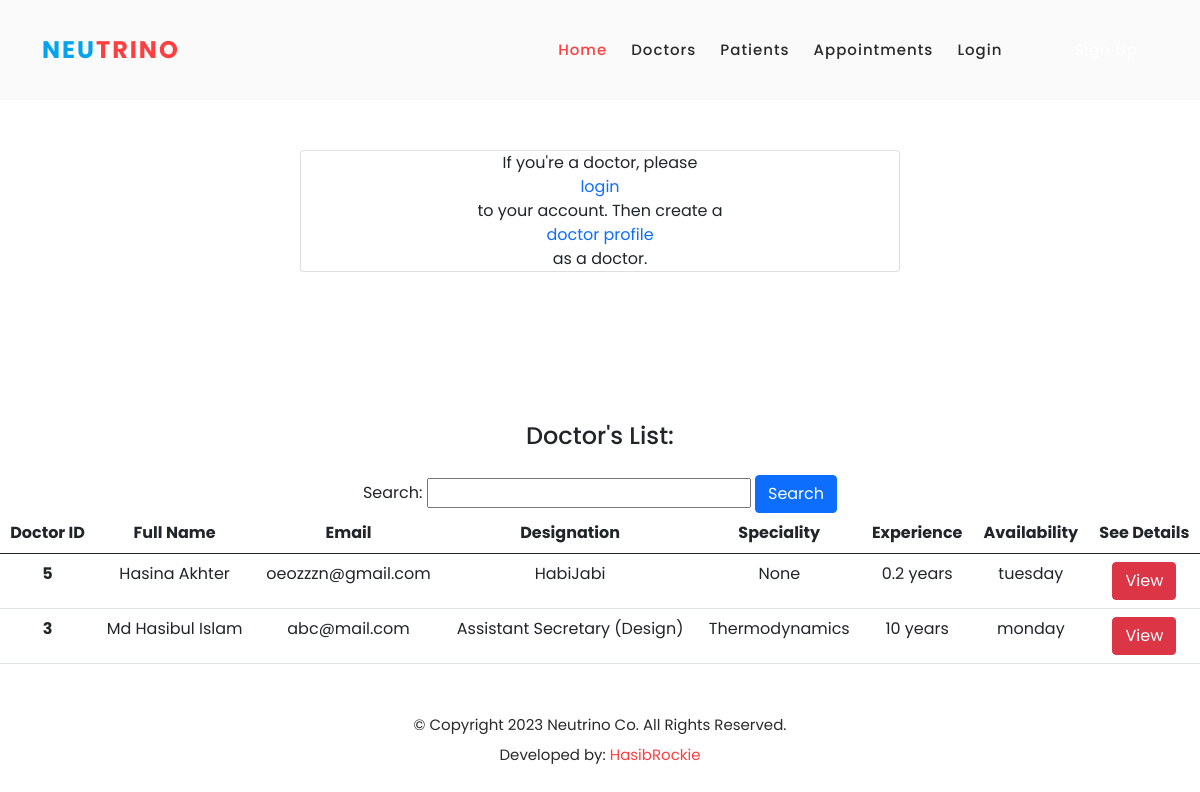
/doctors/, run on an earlier commit of the app's database.
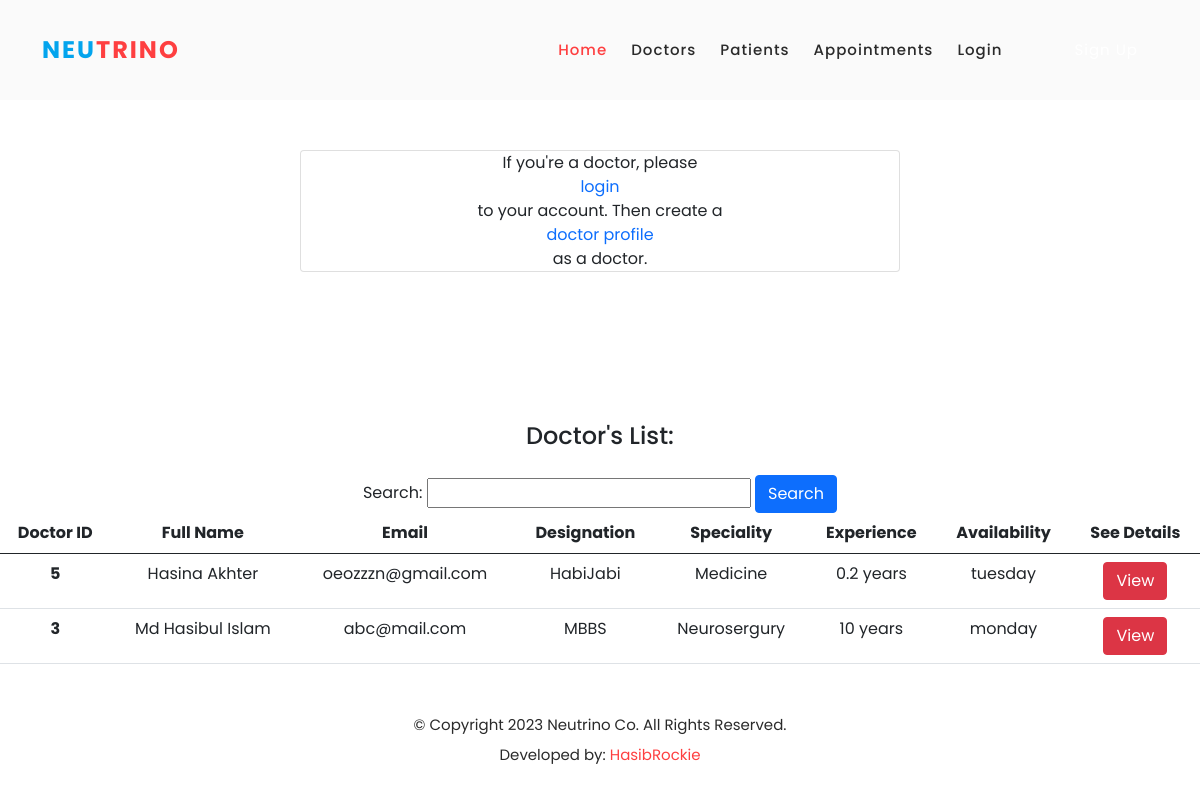
And on a later commit of the database.
### doctors/models.py (models this page shows, shortened)
class DoctorModel(models.Model):
    doctor_id = models.AutoField(primary_key=True)
    account = models.ForeignKey(Account, on_delete=models.CASCADE, related_name='doctor', null=True, blank=True)
    designation = models.CharField(max_length=255)
    speciality = models.CharField(max_length=255)
    experience = models.CharField(max_length=255)
    date_joined = models.DateTimeField(auto_now_add=True)
    APPOINTMENT_DAYS_CHOICES = [
        ('monday', 'Monday'),
        ('tuesday', 'Tuesday'),
        ('wednesday', 'Wednesday'),
        ('thursday', 'Thursday'),
        ('friday', 'Friday'),
        ('saturday', 'Saturday'),
        ('sunday', 'Sunday'),
    ]
    appointment_available_days = models.CharField(max_length=100, choices=APPOINTMENT_DAYS_CHOICES, blank=True, null=True)

### accounts/models.py (models this page shows, shortened)
class Account(AbstractBaseUser):
    first_name      = models.CharField(max_length=50)
    last_name       = models.CharField(max_length=50)
    username        = models.CharField(max_length=50, unique=True)
    email           = models.EmailField(max_length=100, unique=True)
    phone_number    = models.CharField(max_length=50)
    date_joined     = models.DateTimeField(auto_now_add=True)
    last_login      = models.DateTimeField(auto_now=True)
    is_admin        = models.BooleanField(default=False)
    is_staff        = models.BooleanField(default=False)
    is_active       = models.BooleanField(default=False)
    is_superadmin   = models.BooleanField(default=False)
    USERNAME_FIELD = 'email'
    REQUIRED_FIELDS = ['username', 'first_name', 'last_name']
    objects = MyAccountManager()

### doctors/views.py (the view)
# urls.py: path('', views.doctors, name='doctors'),
def doctors(request):
    doctors = DoctorModel.objects.all().order_by('-date_joined')
    is_doctor = False
    search_form = SearchForm()
    if request.user.is_authenticated:
        is_doctor = DoctorModel.objects.filter(account=request.user).exists()
    return render(request, 'doctors/doctors_list.html', {'doctors' : doctors, 'is_doctor': is_doctor, 'search_form': search_form})

### patients/forms.py
class SearchForm(forms.Form):
    keyword = forms.CharField(label='Search', max_length=100)

### doctors/templates/doctors/doctors_list.html (shortened to what this page needs)
{% extends "base.html" %}
{% load static %}
{% block content %}
    {% if not is_doctor %}
    <div class="mx-auto" style="margin-top:150px;width:50%; text-align:center;">
        <div class="card">
            If you're a doctor, please <a href="{% url 'login' %}">login</a> to your account. Then create a <a href="{% url 'doctor_register' %}">doctor profile</a> as a doctor.
        </div>
    </div>
    {% endif %}
    <div class="doctor-list" style="margin-top:150px; text-align:center;">
        <h4  style="text-align:center;">Doctor's List:</h4> <br>
        <div class="w-100 text-center">
          <form action="search" method="get">
              {{search_form}}
              <button type="submit" class="btn btn-primary">Search</button>
          </form>
      </div>
<table class="table table-hover p-5" style="padding:20px;text-align:center;">
  <thead>
    <tr>
      <th scope="col">Doctor ID</th>
      <th scope="col">Full Name</th>
      <th scope="col">Email</th>
      <th scope="col">Designation</th>
      <th scope="col">Speciality</th>
      <th scope="col">Experience</th>
      <th scope="col">Availability</th>
      <th scope="col">See Details</th>
    </tr>
  </thead>
  <tbody>
    {% for doctor in doctors %}
    <tr>
      <th scope="row">{{doctor.doctor_id}}</th>
      <td>{{doctor.account.first_name}} {{doctor.account.last_name}}</td>
      <td>{{doctor.account.email}}</td>
      <td>{{doctor.designation}}</td>
      <td>{{doctor.speciality}}</td>
      <td>{{doctor.experience}}</td>
      <td>{{doctor.appointment_available_days}}</td>
      <td><a href="{% url 'doctor_details' doctor.doctor_id %}" class="btn btn-danger">View</a></td>
    </tr>
    {% endfor %}
  </tbody>
</table>
    </div>
{% endblock %}

What changed in the data, as far as the page shows it:
changed DoctorModel "HabiJabi": speciality "None" → "Medicine"
changed DoctorModel "monday": designation "Assistant Secretary (Design)" → "MBBS"; speciality "Thermodynamics" → "Neurosergury"
